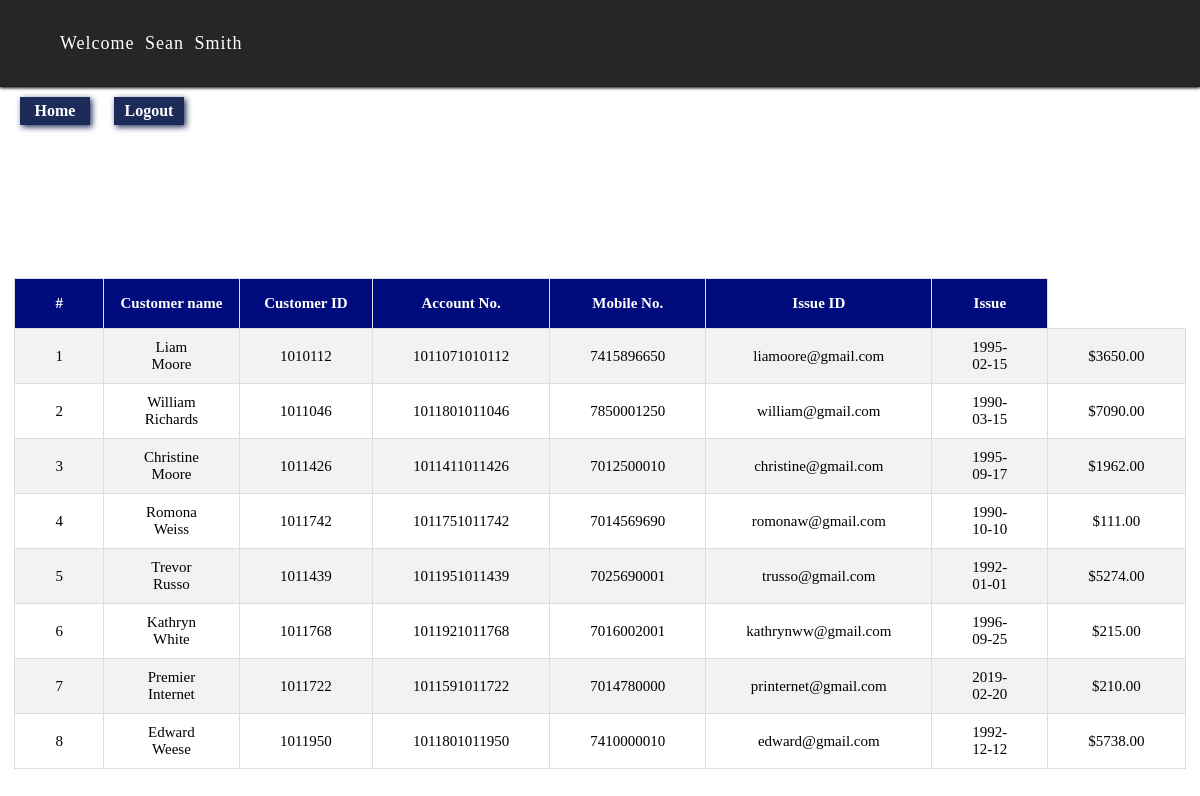
Page /Code/new_issues.php (signed in) on the earlier database version.
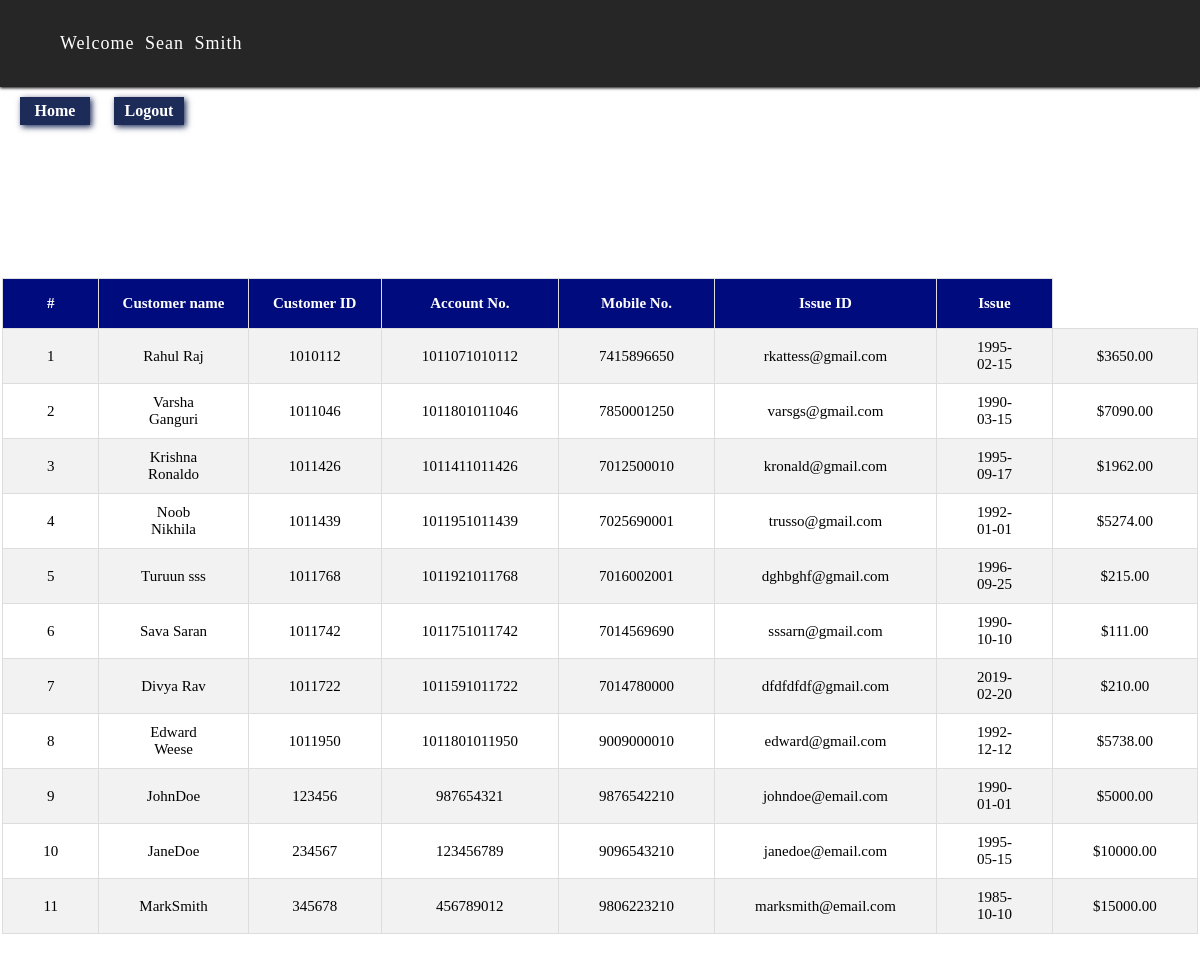
Same page on the later database version.
### tables this page shows
CREATE TABLE `bank_customers` (
  `Id` int(100) NOT NULL,
  `Username` varchar(20) DEFAULT NULL,
  `Password` varchar(15) DEFAULT NULL,
  `Customer_Photo` longblob,
  `Photo_name` varchar(500) DEFAULT NULL,
  `Customer_ID` varchar(20) DEFAULT NULL,
  `Gender` varchar(10) NOT NULL,
  `Landline_no` varchar(10) NOT NULL,
  `Home_Addr` varchar(100) NOT NULL,
  `Office_Addr` varchar(255) NOT NULL,
  `Country` varchar(255) NOT NULL,
  `State` varchar(255) NOT NULL,
  `City` varchar(255) NOT NULL,
  `Pin_code` varchar(255) NOT NULL,
  `Account_no` varchar(20) DEFAULT NULL,
  `Branch` varchar(50) DEFAULT NULL,
  `IFSC_Code` varchar(50) DEFAULT NULL,
  `SSN` varchar(10) DEFAULT NULL,
  `CITIZENSHIP` varchar(50) DEFAULT NULL,
  `Current_Balance` float(100,2) DEFAULT NULL,
  `LastTransaction` int(20) DEFAULT '0',
  `Mobile_no` varchar(20) DEFAULT NULL,
  `Email_ID` varchar(50) DEFAULT 'Nil',
  `Debit_Card_No` varchar(50) DEFAULT NULL,
  `Debit_Card_Pin` int(4) DEFAULT NULL,
  `CVV` int(3) DEFAULT NULL,
  `DOB` varchar(20) DEFAULT NULL,
  `Area_Loc` varchar(255) DEFAULT NULL,
  `Nominee_name` varchar(255) DEFAULT NULL,
  `Nominee_ac_no` varchar(255) DEFAULT NULL,
  `Last_Login` varchar(50) DEFAULT NULL,
  `Ac_Opening_Date` varchar(255) DEFAULT NULL,
  `Account_Status` varchar(10) NOT NULL,
  `Account_type` varchar(20) NOT NULL
);

### Code/new_issues.php (the view)
<html>
<head><title>New Issues</title>
</head>
<link rel="stylesheet" type="text/css" href="css/style.css"/>
<body>
<?php
	include 'Emp_profile_header.php' ;
	include 'database_conn.php';
?>
<div class="new_issues_container">
<table border="1px" cellpadding="10">
			   <th>#</th>
			   <th>Customer name</th>
			   <th>Customer ID</th>
			   <th>Account No.</th>
			   <th>Mobile No.</th>
               <th>Issue ID</th>
               <th>Issue</th>
<?php
	$sql = "SELECT * from bank_customers";
	$result = $conn->query($sql);
	if ($result->num_rows > 0) {
			  $Sl_no = 1;
		while($row = $result->fetch_assoc()) {
		echo '
			<tr>
			<td>'.$Sl_no++.'</td>
			<td>'.$row['Username'].'</td>
			<td>'.$row['Customer_ID'].'</td>
			<td>'.$row['Account_no'].'</td>
			<td>'.$row['Mobile_no'].'</td>
			<td>'.$row['Email_ID'].'</td>
			<td>'.$row['DOB'].'</td>
			<td>$'.$row['Current_Balance'].'</td>
			</tr>';
	}
}
?>
</table>
</div>
</body>
</html>

Differences in the rows shown:
changed bank_customers: Username "Liam Moore" → "Rahul Raj"; Email_ID "liamoore@gmail.com" → "rkattess@gmail.com"
changed bank_customers: Username "William Richards" → "Varsha Ganguri"; Email_ID "william@gmail.com" → "varsgs@gmail.com"
changed bank_customers: Username "Christine Moore" → "Krishna Ronaldo"; Email_ID "christine@gmail.com" → "kronald@gmail.com"
changed bank_customers "trusso@gmail.com": Username "Trevor Russo" → "Noob Nikhila"
changed bank_customers: Username "Kathryn White" → "Turuun sss"; Email_ID "kathrynww@gmail.com" → "dghbghf@gmail.com"
changed bank_customers: Username "Romona Weiss" → "Sava Saran"; Email_ID "romonaw@gmail.com" → "sssarn@gmail.com"; moves down the list
changed bank_customers: Username "Premier Internet" → "Divya Rav"; Email_ID "printernet@gmail.com" → "dfdfdfdf@gmail.com"
changed bank_customers "Edward Weese": Mobile_no "7410000010" → "9009000010"
added bank_customers: Username "JohnDoe", Customer_ID "123456", Account_no "987654321", Mobile_no "9876542210", Email_ID "johndoe@email.com", DOB "1990-01-01", Current_Balance "5000.00"
added bank_customers: Username "JaneDoe", Customer_ID "234567", Account_no "123456789", Mobile_no "9096543210", Email_ID "janedoe@email.com", DOB "1995-05-15", Current_Balance "10000.00"
added bank_customers: Username "MarkSmith", Customer_ID "345678", Account_no "456789012", Mobile_no "9806223210", Email_ID "marksmith@email.com", DOB "1985-10-10", Current_Balance "15000.00"
